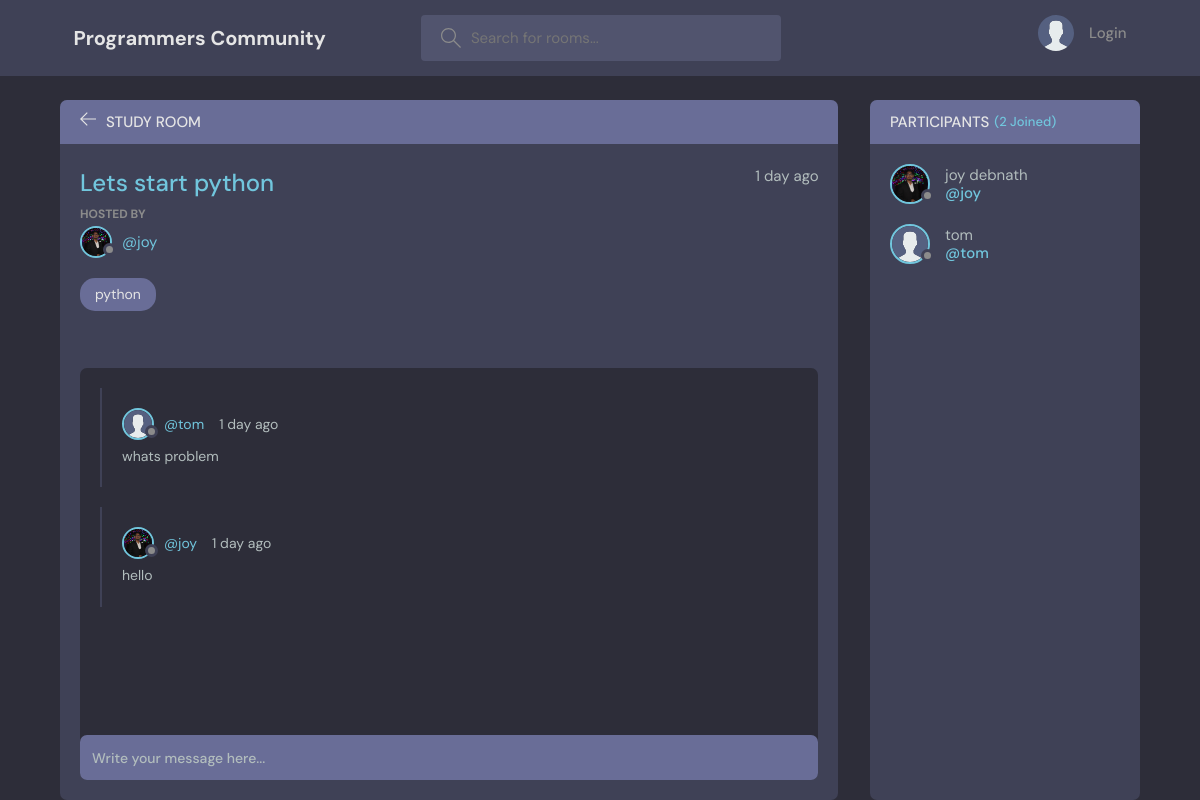
The page /room/1/ on the database its author committed.
### base/models.py (models this page shows, shortened)
class Room(models.Model):
    host = models.ForeignKey(User, on_delete=models.SET_NULL, null=True)
    topic = models.ForeignKey(Topic, on_delete=models.SET_NULL, null=True)
    name = models.CharField(max_length = 200)
    description = models.TextField(null = True, blank = True)
    participants = models.ManyToManyField(User, related_name='participants', blank=True)
    updated = models.DateTimeField(auto_now = True)
    created = models.DateTimeField(auto_now_add = True)
    class Meta:
        ordering = ['-updated', '-created']

class User(AbstractUser):
    name = models.CharField(max_length=300, null=True)
    email = models.EmailField(unique=True, null=True)
    bio = models.TextField(null=True)
    avatar = models.ImageField(default='avatar.svg', null=True)
    facebook = models.CharField(max_length=300, null=True, blank=True)
    twitter = models.CharField(max_length=300, null=True, blank=True)
    linkedin = models.CharField(max_length=300, null=True, blank=True)
    github = models.CharField(max_length=300, null=True, blank=True)
    website = models.URLField(null=True, blank=True)
    USERNAME_FIELD = 'email'
    REQUIRED_FIELDS = ['username']

class Topic(models.Model):
    name = models.CharField(max_length=200)
    def __str__(self):
        return self.name

class Message(models.Model):
    user = models.ForeignKey(User, on_delete=models.CASCADE)
    room = models.ForeignKey(Room, on_delete=models.CASCADE)
    body = models.TextField()
    updated = models.DateTimeField(auto_now = True)
    created = models.DateTimeField(auto_now_add = True)
    class Meta:
        ordering = ['-updated', '-created']

### base/views.py (the view, shortened to what this page needs)
# urls.py: path('room/<str:pk>/', views.room, name='room'),
def room(request, pk):
    room = Room.objects.get(id=pk)
    room_messages = room.message_set.all()   # .order_by('-created')
    participants = room.participants.all()
    context = {'room':room, 'room_messages':room_messages, 'participants':participants}
    return render(request, 'base/room.html', context)

### base/templates/base/room.html (shortened to what this page needs)
{% extends 'base.html' %}
{% load static %}
{% block content %}
  <main class="profile-page layout layout--2">
    <div class="container">
      <div class="room">
        <div class="room__top">
          <div class="room__topLeft">
            <a href="{% url 'home' %}">
              <svg version="1.1" xmlns="http://www.w3.org/2000/svg" width="32" height="32" viewBox="0 0 32 32">
                <title>arrow-left</title>
                <path
                  d="M13.723 2.286l-13.723 13.714 13.719 13.714 1.616-1.611-10.96-10.96h27.625v-2.286h-27.625l10.965-10.965-1.616-1.607z"
                ></path>
              </svg>
            </a>
            <h3>Study Room</h3>
          </div>
        </div>
        <div class="room__box scroll">
          <div class="room__header scroll">
            <div class="room__info">
              <h3>{{ room.name }}</h3>
              <span>{{ room.created|timesince }} ago</span>
            </div>
            <div class="room__hosted">
              <p>Hosted By</p>
              <a href="{% url 'profile' room.host.id %}" class="room__author">
                <div class="avatar avatar--small">
                  <img src="{{ room.host.avatar.url }}" />
                </div>
                <span>@{{ room.host.username }}</span>
              </a>
            </div>
            <span class="room__topics">{{ room.topic }}</span>
          </div>
          <div class="room__conversation">
            <div class="threads scroll">
              {% for message in room_messages %}
              <div class="thread">
                <div class="thread__top">
                  <div class="thread__author">
                    <a href="{% url 'profile' message.user.id %}" class="thread__authorInfo">
                      <div class="avatar avatar--small">
                        <img src="{{ message.user.avatar.url }}" />
                      </div>
                      <span>@{{ message.user.username }}</span>
                    </a>
                    <span class="thread__date">{{ message.created|timesince }} ago</span>
                  </div>
                </div>
                <div class="thread__details">
                  {{ message.body }}
                </div>
              </div>
              {% endfor %}
            </div>
          </div>
        </div>
        <div class="room__message">
          <form action="" method="POST">
            <input name="body" placeholder="Write your message here..." />
          </form>
        </div>
      </div>
      <div class="participants">
        <h3 class="participants__top">Participants <span>({{ participants.count }} Joined)</span></h3>
        <div class="participants__list scroll">
          {% for user in participants %}
            <a href="{% url 'profile' user.id %}" class="participant">
              <div class="avatar avatar--medium">
                <img src="{{ user.avatar.url }}" />
              </div>
              <p>
                {{ user.name }}
                <span>@{{ user.username }}</span>
              </p>
            </a>
          {% endfor %}
        </div>
      </div>
    </div>
  </main>
{% endblock %}

### rows shown on the page
Room: name "Lets start python", created "1 day", host.avatar (picture), host.username "joy", topic "python"
Message: user.avatar (placeholder picture), user.username "tom", created "1 day", body "whats problem"
Message: user.avatar (picture), user.username "joy", created "1 day", body "hello"
User: avatar (picture), name "joy debnath", username "joy"
User: avatar (placeholder picture), name "tom", username "tom"

### other values the page prints
{{ participants.count }} "2"
